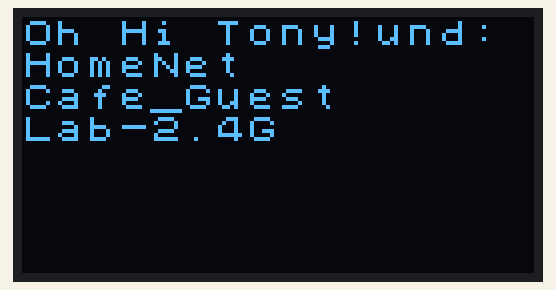
Recording of a sketch running on a simulated ESP32. On the bench: 128×64 one-colour display. A WiFi scan finds three made-up networks.

Above: at 2.2 s.

The sketch:

WiScan.ino
```cpp
#include "WiFi.h"
#include <U8x8lib.h>

// the OLED used
U8X8_SSD1306_128X64_NONAME_SW_I2C u8x8(/* clock=*/ 15, /* data=*/ 4, /* reset=*/ 16);


void setup()
{
  // Set WiFi to station mode and disconnect from an AP if it was previously connected
  WiFi.mode(WIFI_STA);
  WiFi.disconnect();
  delay(100);

  u8x8.begin();
  u8x8.setFont(u8x8_font_chroma48medium8_r);
}


static void doSomeWork()
{
  int n = WiFi.scanNetworks();

  if (n == 0) {
    u8x8.drawString(0, 0, "Searching networks.");
  } else {
    u8x8.drawString(0, 0, "Networks found: ");
    u8x8.drawString(0, 0, "Oh Hi Tony!");
    for (int i = 0; i < n; ++i) {
      // Print SSID for each network found
      char currentSSID[64];
      WiFi.SSID(i).toCharArray(currentSSID, 64);
      u8x8.drawString(0, i + 1, currentSSID);
    }
  }

  // Wait a bit before scanning again
  delay(5000);
}


void loop()
{
  doSomeWork();
}
```

Measured:
- what the display in image 0 shows lasts 7.1 s, from 2.1 s to 9.2 s
